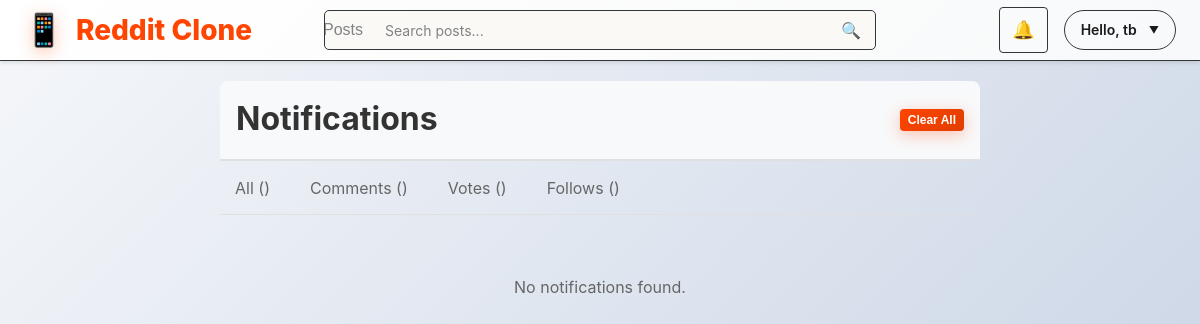
/notifications/ (signed in), run on an earlier commit of the app's database.
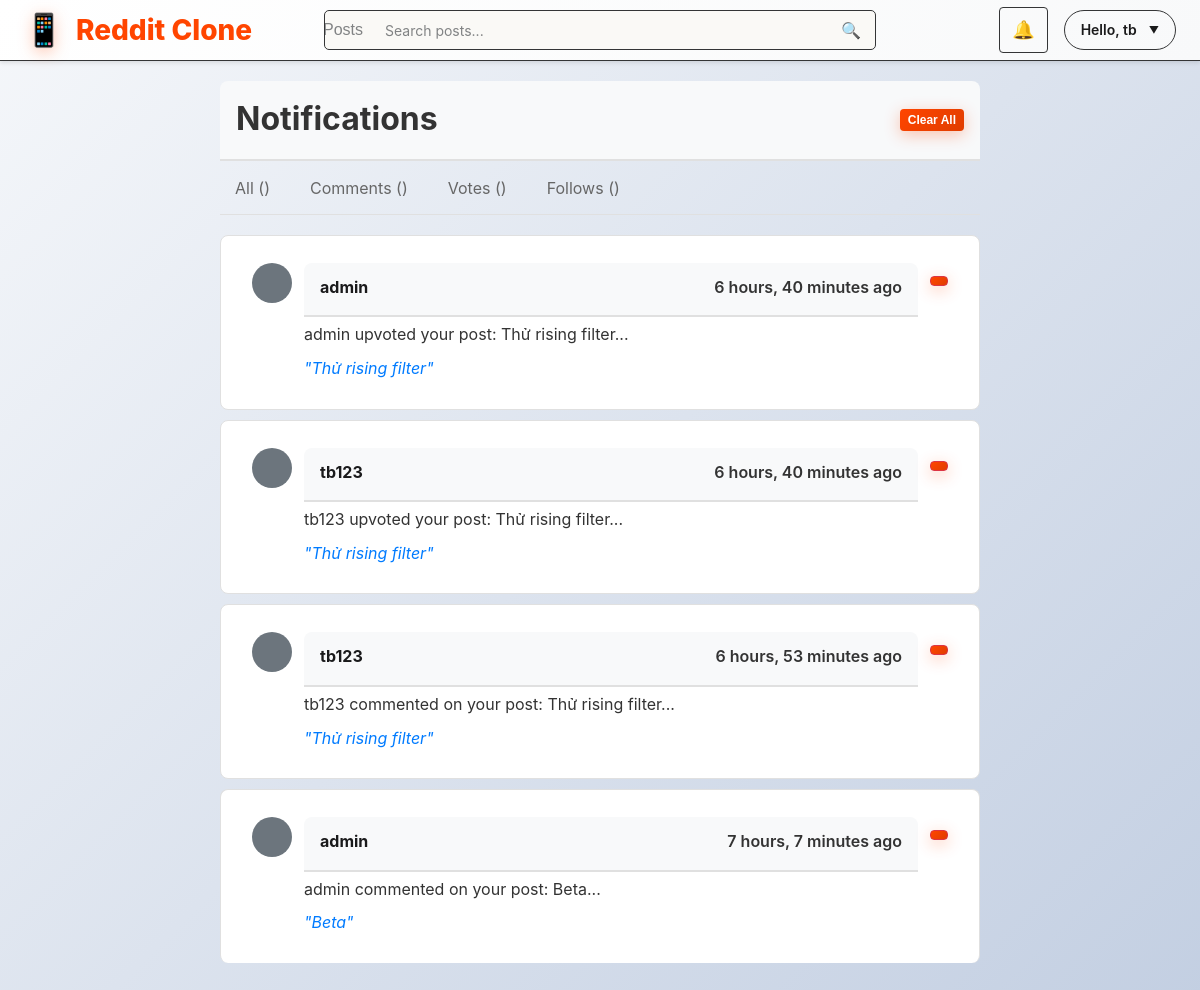
And on a later commit of the database.
### posts/models.py (models this page shows, shortened)
class Notification(models.Model):
    NOTIFICATION_TYPES = [
        ('comment', 'Comment'),
        ('vote', 'Vote'),
        ('follow', 'Follow'),
        ('mention', 'Mention'),
    ]
    recipient = models.ForeignKey(User, on_delete=models.CASCADE, related_name='notifications')
    sender = models.ForeignKey(User, on_delete=models.CASCADE, related_name='sent_notifications')
    notification_type = models.CharField(max_length=20, choices=NOTIFICATION_TYPES)
    message = models.TextField()
    post = models.ForeignKey('Post', on_delete=models.CASCADE, null=True, blank=True)
    comment = models.ForeignKey('Comment', on_delete=models.CASCADE, null=True, blank=True)
    is_read = models.BooleanField(default=False)
    created_at = models.DateTimeField(auto_now_add=True)
    read_at = models.DateTimeField(null=True, blank=True)
    class Meta:
        ordering = ['-created_at']
        indexes = [
            models.Index(fields=['recipient', 'is_read']),
            models.Index(fields=['created_at']),
        ]

class Post(models.Model):
    title        = models.CharField(max_length=255)
    content      = models.TextField(blank=True)
    image        = models.ImageField(upload_to='post_images/', blank=True, null=True)
    author       = models.ForeignKey(User, on_delete=models.CASCADE)
    community    = models.ForeignKey(Community, on_delete=models.CASCADE,
                                     null=True, blank=True,
                                     )
    tags         = models.ManyToManyField(Tag, blank=True, related_name='posts')
    created_at   = models.DateTimeField(auto_now_add=True)

### posts/views.py (the view)
# urls.py: path('notifications/', views.notifications_view, name='notifications'),
@login_required
def notifications_view(request):
    notifications = Notification.objects.filter(recipient=request.user).order_by('-created_at')
    notifications.update(is_read=True)
    paginator = Paginator(notifications, 20)
    page_number = request.GET.get('page')
    page_obj = paginator.get_page(page_number)
    return render(request, 'posts/notifications.html', {'notifications': page_obj})

### posts/templates/posts/notifications.html (shortened to what this page needs)
{% extends 'posts/base.html' %}
{% block content %}
<div class="notification-page">
    <div class="notification-header">
        <h1>Notifications</h1>
        <div class="notification-actions">
            <form method="post" action="{% url 'posts:clear_all_notifications' %}" style="display: inline;">
                <button type="submit" class="btn btn-danger btn-sm" onclick="return confirm('Are you sure you want to clear all notifications?')">
                    Clear All
                </button>
            </form>
        </div>
    </div>
    <div class="notification-filters">
        <a href="{% url 'posts:notifications' %}" class="filter-tab {% if filter_type == 'all' %}active{% endif %}">
            All ({{ filter_counts.all }})
        </a>
        <a href="{% url 'posts:notifications' %}?type=comment" class="filter-tab {% if filter_type == 'comment' %}active{% endif %}">
            Comments ({{ filter_counts.comment }})
        </a>
        <a href="{% url 'posts:notifications' %}?type=vote" class="filter-tab {% if filter_type == 'vote' %}active{% endif %}">
            Votes ({{ filter_counts.vote }})
        </a>
        <a href="{% url 'posts:notifications' %}?type=follow" class="filter-tab {% if filter_type == 'follow' %}active{% endif %}">
            Follows ({{ filter_counts.follow }})
        </a>
    </div>
    <div class="notifications-container">
        {% for notification in notifications %}
            <div class="notification-item {% if not notification.is_read %}unread{% endif %}">
                <div class="notification-content">
                    <div class="notification-avatar">
                        {% if notification.sender.profile.avatar %}
                            <img src="{{ notification.sender.profile.avatar.url }}" alt="{{ notification.sender.username }}" class="avatar">
                        {% else %}
                            <div class="avatar-placeholder">
                            </div>
                        {% endif %}
                    </div>
                    <div class="notification-body">
                        <div class="notification-header">
                            <strong>{{ notification.sender.username }}</strong>
                            <span class="notification-time">{{ notification.created_at|timesince }} ago</span>
                        </div>
                        <div class="notification-message">
                            {{ notification.message }}
                        </div>
                        {% if notification.post %}
                            <div class="notification-post">
                                <a href="{% url 'posts:post_detail' notification.post.pk %}" class="post-link">
                                    "{{ notification.post.title|truncatechars:60 }}"
                                </a>
                            </div>
                        {% endif %}
                    </div>
                    <div class="notification-actions">
                        <form method="post" action="{% url 'posts:delete_notification' notification.id %}" style="display: inline;">
                            <button type="submit" class="btn btn-sm btn-outline-danger" onclick="return confirm('Delete this notification?')">
                            </button>
                        </form>
                    </div>
                </div>
            </div>
        {% empty %}
            <div class="no-notifications">
                <p>No notifications found.</p>
            </div>
        {% endfor %}
    </div>
</div>
{% endblock %}

### posts/templates/posts/base.html (shortened to what this page needs)
{% load static %}
<!DOCTYPE html>
<html lang="en">
<head>
  <link rel="stylesheet" href="{% static 'posts/css/style.css' %}">
</head>
<body>
  <header class="header">
    <div class="header-content">
      <a class="logo" href="{% url 'posts:post_list' %}">
        <span class="logo-icon">📱</span>
        Reddit Clone
      </a>
      <div class="unified-search">
        <div class="search-container">
          <form class="search-form" id="searchForm" method="get">
            <button type="button" class="search-type-selector" id="searchTypeSelector">
              <span id="searchTypeText">Posts</span>
            </button>
            <input type="text" class="search-input" id="searchInput"
                  placeholder="Search posts..."
                  value="{{ request.GET.q|default:'' }}"
                  name="q">
            <button type="submit" class="search-btn">🔍</button>
          </form>
        </div>
      </div>
      <nav class="nav-right">
        {% if user.is_authenticated %}
          <div class="dropdown position-relative">
            <a href="#" class="notification-toggle position-relative nav-btn">
                🔔
            </a>
          </div>
          <div class="user-menu" id="userMenu">
            <div class="user-greeting">Hello, {{ user.username }}</div>
          </div>
        {% else %}
          <a href="{% url 'login' %}" class="nav-btn">Log In</a>
          <a href="{% url 'posts:register' %}" class="nav-btn">Sign Up</a>
        {% endif %}
      </nav>
    </div>
  </header>
  <main class="main-content">
    <div class="container">
      {% block content %}{% endblock %}
    </div>
  </main>
</body>
</html>

### posts/static/posts/css/style.css (style rules this page uses)
* { margin: 0; padding: 0; box-sizing: border-box; }
body { background: linear-gradient(135deg, #f5f7fa 0%, #c3cfe2 100%); font-family: -apple-system, BlinkMacSystemFont, "Segoe UI", Roboto, Oxygen-Sans, Ubuntu, Cantarell, "Helvetica Neue", sans-serif; line-height: 1.6; color: #1a1a1b; min-height: 100vh; }
.header { background: linear-gradient(135deg, #ffffff 0%, #f8f9fa 100%); border-bottom: 1px solid #343536; position: sticky; top: 0; z-index: 1000; box-shadow: 0 2px 4px rgba(0,0,0,0.1); }
.header-content { max-width: 1400px; margin: 0 auto; padding: 0 24px; display: grid; grid-template-columns: 1fr 2fr 1fr; align-items: center; height: 60px; gap: 24px; }
.logo { color: #ff4500; font-size: 28px; font-weight: 800; text-decoration: none; display: flex; align-items: center; justify-self: start; transition: all 0.3s cubic-bezier(0.4, 0, 0.2, 1); position: relative; }
.logo-icon { margin-right: 12px; font-size: 32px; filter: drop-shadow(0 4px 8px rgba(255,69,0,0.3)); transition: all 0.3s ease; }
.search-form { position: relative; display: flex; align-items: center; background-color: rgb(250, 249, 246); border: 1px solid #343536; border-radius: 5px; overflow: hidden; transition: border-color 0.2s ease, box-shadow 0.2s ease; justify-self: center; width: 100%; max-width: 600px; height: 40px; }
.search-form input { flex: 1; padding: 8px 16px; border: none; outline: none; font-size: 14px; background: transparent; color: #1c1c1c; font-weight: 400; font-family: inherit; }
.search-form input::placeholder { color: #818384; font-weight: 400; }
.search-form button { background: transparent; border: none; padding: 0; width: 40px; height: 40px; cursor: pointer; color: #818384; font-size: 16px; display: flex; align-items: center; justify-content: center; transition: all 0.2s ease; border-radius: 4px; margin-right: 4px; }
.nav-right { display: flex; align-items: center; gap: 16px; justify-self: end; }
.nav-btn { color: #1a1a1b; text-decoration: none; padding: 8px 16px; border-radius: 20px; font-size: 14px; font-weight: 600; transition: all 0.2s ease; white-space: nowrap; border: 1px solid #343536; background: transparent; }
.user-menu { position: relative; display: inline-block; cursor: pointer; }
.user-menu .user-greeting { color: #1a1a1b; font-size: 14px; font-weight: 600; padding: 8px 16px; border-radius: 20px; transition: all 0.2s ease; display: flex; align-items: center; gap: 8px; border: 1px solid #343536; background: transparent; }
.user-menu .user-greeting::after { content: "▼"; font-size: 10px; transition: transform 0.3s ease; margin-left: 4px; }
.btn { background: linear-gradient(135deg, #ff4500 0%, #e03d00 100%); color: white; border: none; padding: 12px 24px; border-radius: 25px; font-size: 14px; font-weight: 600; cursor: pointer; text-decoration: none; display: inline-block; transition: all 0.3s ease; box-shadow: 0 4px 16px rgba(255,69,0,0.3); }
.notification-toggle { position: relative; display: inline-block; padding: 8px 12px; text-decoration: none; font-size: 18px; color: #333; border-radius: 4px; transition: background-color 0.2s; }
.notification-header { padding: 12px 16px; border-bottom: 1px solid #dee2e6; background-color: #f8f9fa; font-weight: 600; display: flex; justify-content: space-between; align-items: center; border-radius: 8px 8px 0 0; }
.notification-header span { font-size: 16px; color: #333; }
.notification-item { padding: 12px 16px; border-bottom: 1px solid #f8f9fa; text-decoration: none; color: inherit; display: block; transition: background-color 0.2s; }
.notification-item:last-child { border-bottom: none; }
.notification-content { flex-grow: 1; min-width: 0; }
.notification-time { color: #6c757d; font-size: 0.75rem; }
.search-type-selector { position: relative; overflow: hidden; }
.search-type-selector::before { content: ''; position: absolute; top: 0; left: -100%; width: 100%; height: 100%; background: linear-gradient(90deg, transparent, rgba(255,255,255,0.2), transparent); transition: left 0.5s; }

What changed in the data, as far as the page shows it:
added Notification: sender.username "admin", created_at "6 hours, 40 minutes", message "admin upvoted your post: Thử rising filter...", post "Thử rising filter"
added Notification: sender.username "tb123", created_at "6 hours, 40 minutes", message "tb123 upvoted your post: Thử rising filter...", post "Thử rising filter"
added Notification: sender.username "tb123", created_at "6 hours, 53 minutes", message "tb123 commented on your post: Thử rising filter...", post "Thử rising filter"
added Notification: sender.username "admin", created_at "7 hours, 7 minutes", message "admin commented on your post: Beta...", post "Beta"
Also different on the page:
text no longer shown: "No notifications found."
